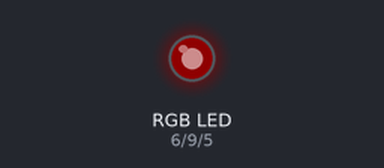
A sketch run on a simulated Arduino Uno, built with avr-gcc and run on an emulated ATmega328P. Shown: an RGB LED mixed from three pins (HIGH = lit). Dim RGB values are drawn brighter than linear.

Above: at 0.15 s.
At 4.36 s:
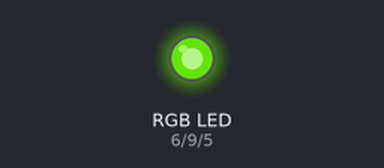
At 8.88 s:
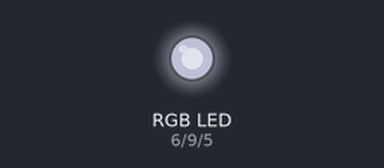
At 17.91 s:
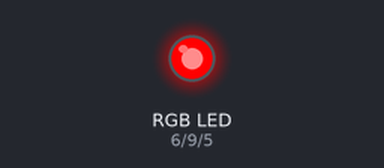
At 26.94 s:
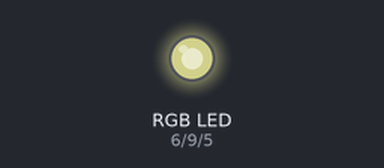
At 35.97 s:
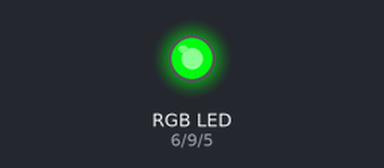
Timing chart, 0 to 36.1 s (numbered marks = the images above):
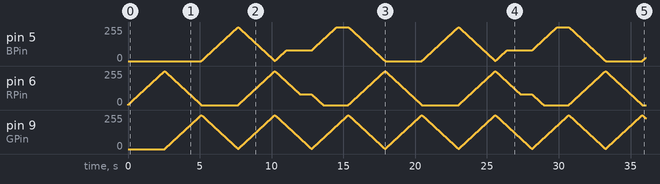

The sketch:

Arcoiris.ino
```cpp
int RPin = 6;
int GPin = 9;
int BPin = 5;

int rgb [3] = {0, 0, 0};

void setup()
{
  pinMode(RPin, OUTPUT);
  pinMode(GPin, OUTPUT);
  pinMode(BPin, OUTPUT);
}

void loop()
{
  // Los colores del arcoíris
  int r [3] = {255, 0, 0};
  int g [3] = {0, 255, 0};
  int b [3] = {0, 0, 255};
  int y [3] = {255, 255, 0};
  int p [3] = {80, 0, 80};
  int a [3] = {0, 255, 255};
  smooth(r, 10);
  smooth(g, 10);
  smooth(b, 10);
  smooth(y, 10);
  smooth(p, 10);
  smooth(a, 10);
}

void refreshColors()
{
  analogWrite(RPin, rgb[0]);
  analogWrite(GPin, rgb[1]);
  analogWrite(BPin, rgb[2]);
}

// cambia los valores rgb poco a poco
void smooth(int desired[], int t)
{
  while (!compareArrays(rgb, desired))
  {
    for (int i = 0; i < 3; i++)
    {
      if (rgb[i] == desired[i])
        continue;
      int sign = rgb[i] < desired[i] ? 1 : -1;
      rgb[i] += sign;
    }
    refreshColors();
    delay(t);
  }
}

// función extra para comparar si dos arrays tienen los mismos valores
bool compareArrays(int a[], int b[])
{
  for (int i = 0;  i < 3; i++)
  {
    if(a[i] != b[i])
    {
      return false;
    }
  }
  return true;
}
```
